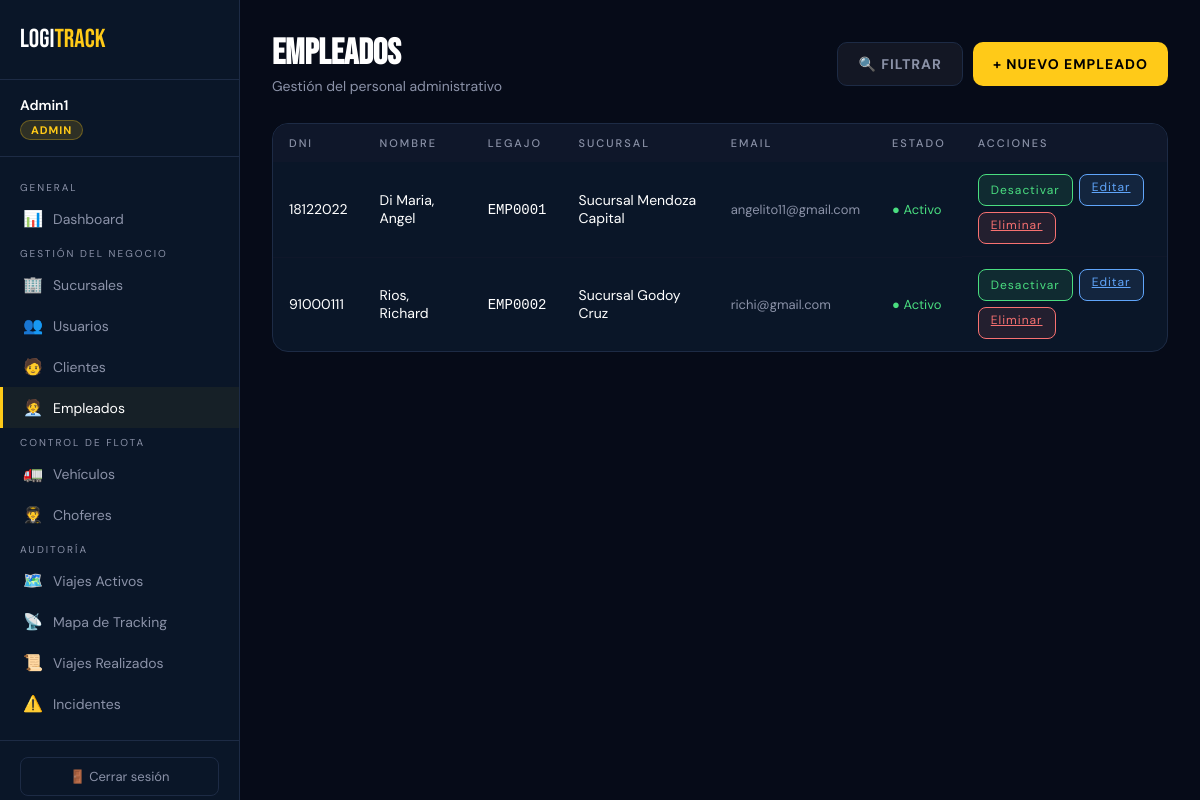
Page /logitrack/views/admin/empleados.php (signed in) on the committed database.
### tables this page shows
CREATE TABLE `empleado` (
  `id_empleado` int(11) NOT NULL,
  `dni` varchar(15) NOT NULL,
  `nombre` varchar(50) NOT NULL,
  `apellido` varchar(50) NOT NULL,
  `legajo` varchar(20) NOT NULL,
  `id_sucursal` int(11) NOT NULL,
  `activo` tinyint(1) NOT NULL DEFAULT 1
);

CREATE TABLE `sucursal` (
  `id_sucursal` int(11) NOT NULL,
  `nombre` varchar(50) NOT NULL,
  `telefono` varchar(20) DEFAULT NULL,
  `responsable` varchar(50) DEFAULT NULL,
  `id_localidad` int(11) NOT NULL
);

CREATE TABLE `usuario` (
  `id_usuario` int(11) DEFAULT NULL,
  `email` varchar(100) NOT NULL,
  `dni` varchar(15) NOT NULL,
  `nombre` varchar(50) NOT NULL,
  `apellido` varchar(50) NOT NULL,
  `password_hash` varchar(255) NOT NULL,
  `id_rol` int(11) NOT NULL,
  `id_empleado` int(11) DEFAULT NULL,
  `activo` tinyint(1) DEFAULT 1,
  `id_cliente` varchar(15) DEFAULT NULL,
  `id_chofer` varchar(15) DEFAULT NULL
);

### logitrack/views/admin/empleados.php (the view, shortened to what this page needs)
<?php
require_once __DIR__ . '/../../config/db.php';
$params = [];
$sql = "
    SELECT e.id_empleado, e.dni, e.nombre, e.apellido, e.legajo, e.id_sucursal,
           s.nombre AS sucursal,
           u.email  AS email,
           e.activo AS activo
    FROM   empleado e
    JOIN   sucursal s ON e.id_sucursal = s.id_sucursal
    LEFT   JOIN usuario u ON e.dni = u.dni";
$sql .= ' ORDER BY e.apellido, e.nombre';
$stmt = $pdo->prepare($sql);
$stmt->execute($params);
$empleados = $stmt->fetchAll();
?>
<!DOCTYPE html>
<html lang="es">
<head>
    <link rel="stylesheet" href="/logitrack/public/css/style.css?v=<?= filemtime(__DIR__ . '/../../public/css/style.css') ?>">
</head>
<body>
<div class="layout">
    <?php include __DIR__ . '/../layout/sidebar.php'; ?>
    <main class="main-content">
        <div class="topbar">
            <div>
                <h1 class="page-title">EMPLEADOS</h1>
                <p class="page-subtitle">Gestión del personal administrativo</p>
            </div>
            <div style="display:flex;gap:10px;">
                <label for="chk-filtros" class="btn btn-secondary">🔍 Filtrar</label>
                <label for="chk-panel-crear" class="btn btn-primary">
                    + Nuevo Empleado
                </label>
            </div>
        </div>
        <div class="tabla-wrapper">
            <table>
                <thead>
                    <tr><th>DNI</th><th>Nombre</th><th>Legajo</th><th>Sucursal</th><th>Email</th><th>Estado</th><th>Acciones</th></tr>
                </thead>
                <tbody>
                <?php foreach ($empleados as $e): ?>
                <tr>
                    <td><?= htmlspecialchars($e['dni']) ?></td>
                    <td><?= htmlspecialchars($e['apellido'] . ', ' . $e['nombre']) ?></td>
                    <td><code><?= htmlspecialchars($e['legajo']) ?></code></td>
                    <td><?= htmlspecialchars($e['sucursal']) ?></td>
                    <td style="font-size:13px;color:var(--gris);"><?= htmlspecialchars($e['email'] ?? '—') ?></td>
                    <td>
                        <?php if ($e['activo']): ?>
                            <span style="color:#4ade80;font-size:13px;">● Activo</span>
                        <?php else: ?>
                            <span style="color:#f87171;font-size:13px;">● Inactivo</span>
                        <?php endif; ?>
                    </td>
                    <td style="display:flex;gap:6px;flex-wrap:wrap;">
                        <form method="POST" action="/logitrack/views/admin/empleados.php" style="margin:0;">
                            <button type="submit" class="btn-sm <?= $e['activo'] ? 'btn-toggle-on' : 'btn-toggle-off' ?>">
                                <?= $e['activo'] ? 'Desactivar' : 'Activar' ?>
                            </button>
                        </form>
                        <a href="#edit-empleado-<?= $e['id_empleado'] ?>" class="btn-sm btn-edit">Editar</a>
                        <a href="#del-empleado-<?= $e['id_empleado'] ?>" class="btn-sm btn-delete">Eliminar</a>
                    </td>
                </tr>
                <?php endforeach; ?>
                </tbody>
            </table>
        </div>
    </main>
</div>
</body>
</html>

### logitrack/public/css/style.css (style rules this page uses)
*, *::before, *::after { box-sizing: border-box; margin: 0; padding: 0; }
:root { --amarillo: #FFCA18; --fondo: #060b18; --panel: #0a1628; --input-bg: #0f172a; --borde: #1d2b45; --texto: #ffffff; --gris: #8b92a8; --verde: #4ade80; --rojo: #f87171; --azul: #60a5fa; --violeta: #a78bfa; --sidebar-w: 240px; }
body { background: var(--fondo); color: var(--texto); font-family: 'DM Sans', sans-serif; min-height: 100vh; }
.layout { display: flex; min-height: 100vh; }
.main-content { margin-left: var(--sidebar-w); flex: 1; padding: 32px; min-height: 100vh; }
.topbar { display: flex; justify-content: space-between; align-items: center; margin-bottom: 28px; }
.page-title { font-family: 'Bebas Neue', sans-serif; font-size: 36px; color: var(--texto); }
.page-subtitle { color: var(--gris); font-size: 14px; margin-top: 2px; }
.tabla-wrapper { background: var(--panel); border: 1px solid var(--borde); border-radius: 16px; overflow: hidden; margin-bottom: 24px; }
table { width: 100%; border-collapse: collapse; }
thead { background: var(--input-bg); }
th { padding: 12px 16px; text-align: left; font-size: 11px; letter-spacing: 2px; color: var(--gris); text-transform: uppercase; font-weight: 500; }
td { padding: 12px 16px; font-size: 14px; border-bottom: 1px solid var(--input-bg); }
tr:last-child td { border-bottom: none; }
label { font-size: 12px; color: var(--gris); letter-spacing: 1px; text-transform: uppercase; }
.btn { height: 44px; padding: 0 20px; border: none; border-radius: 10px; font-size: 14px; font-weight: bold; letter-spacing: 1px; cursor: pointer; text-decoration: none; display: inline-flex; align-items: center; gap: 8px; transition: opacity .2s; font-family: 'DM Sans', sans-serif; }
.btn-primary { background: var(--amarillo); color: #000; }
.btn-secondary { background: rgba(255,255,255,.05); color: var(--gris); border: 1px solid var(--borde); }
.btn-sm { height: 32px; padding: 0 12px; font-size: 12px; }

### logitrack/views/admin/empleados.php (style rules this page uses)
.btn-sm { padding:4px 12px; font-size:12px; border-radius:8px; border:none; cursor:pointer; font-family:inherit; letter-spacing:1px; }
.btn-delete { background:rgba(248,113,113,.1); color:#f87171; border:1px solid #f87171; }
.btn-toggle-on { background:rgba(74,222,128,.1); color:#4ade80; border:1px solid #4ade80; }
.btn-edit { background:rgba(96,165,250,.1); color:#60a5fa; border:1px solid #60a5fa; }

### rows in the picture
empleado: dni "18122022", apellido+nombre "Di Maria, Angel", legajo "EMP0001", id_sucursal.nombre "Sucursal Mendoza Capital", usuario.email "angelito11@gmail.com", activo "● Activo"
empleado: dni "91000111", apellido+nombre "Rios, Richard", legajo "EMP0002", id_sucursal.nombre "Sucursal Godoy Cruz", usuario.email "richi@gmail.com", activo "● Activo"

### other values in the picture
$nombre "Admin1"
$rol "ADMIN"
